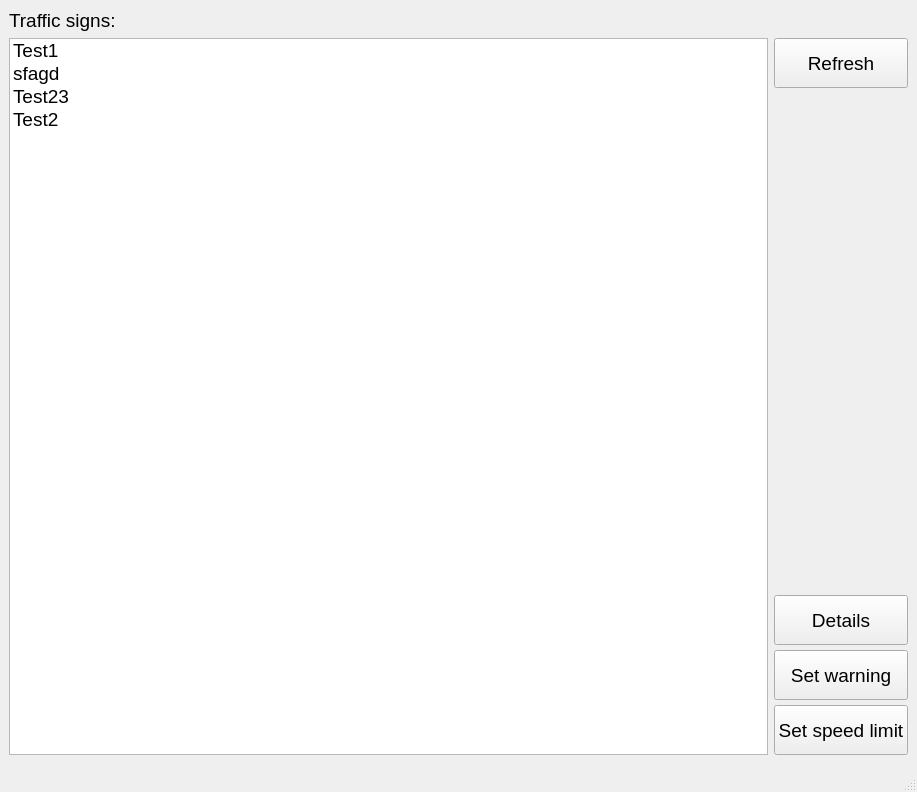
<?xml version="1.0" encoding="UTF-8"?>
<ui version="4.0">
 <class>MainWindow</class>
 <widget class="QMainWindow" name="MainWindow">
  <property name="geometry">
   <rect>
    <x>0</x>
    <y>0</y>
    <width>917</width>
    <height>792</height>
   </rect>
  </property>
  <property name="sizePolicy">
   <sizepolicy hsizetype="Preferred" vsizetype="Preferred">
    <horstretch>0</horstretch>
    <verstretch>0</verstretch>
   </sizepolicy>
  </property>
  <property name="font">
   <font>
    <family>Arial</family>
    <pointsize>14</pointsize>
   </font>
  </property>
  <property name="tabletTracking">
   <bool>false</bool>
  </property>
  <property name="windowTitle">
   <string>Traffic Sign Control Application - Main page</string>
  </property>
  <widget class="QWidget" name="centralwidget">
   <layout class="QGridLayout" name="gridLayout">
    <item row="6" column="1" colspan="2">
     <layout class="QVBoxLayout" name="verticalLayout" stretch="0,0,0,0,0">
      <property name="spacing">
       <number>5</number>
      </property>
      <property name="sizeConstraint">
       <enum>QLayout::SetMinimumSize</enum>
      </property>
      <property name="leftMargin">
       <number>0</number>
      </property>
      <property name="topMargin">
       <number>0</number>
      </property>
      <property name="rightMargin">
       <number>0</number>
      </property>
      <item>
       <widget class="QPushButton" name="RefreshButton">
        <property name="sizePolicy">
         <sizepolicy hsizetype="Expanding" vsizetype="Fixed">
          <horstretch>0</horstretch>
          <verstretch>0</verstretch>
         </sizepolicy>
        </property>
        <property name="minimumSize">
         <size>
          <width>0</width>
          <height>50</height>
         </size>
        </property>
        <property name="text">
         <string>Refresh</string>
        </property>
       </widget>
      </item>
      <item>
       <spacer name="verticalSpacer">
        <property name="orientation">
         <enum>Qt::Vertical</enum>
        </property>
        <property name="sizeHint" stdset="0">
         <size>
          <width>20</width>
          <height>40</height>
         </size>
        </property>
       </spacer>
      </item>
      <item>
       <widget class="QPushButton" name="DetailsButton">
        <property name="sizePolicy">
         <sizepolicy hsizetype="Expanding" vsizetype="Fixed">
          <horstretch>0</horstretch>
          <verstretch>0</verstretch>
         </sizepolicy>
        </property>
        <property name="minimumSize">
         <size>
          <width>0</width>
          <height>50</height>
         </size>
        </property>
        <property name="text">
         <string>Details</string>
        </property>
       </widget>
      </item>
      <item>
       <widget class="QPushButton" name="SetWarningButton">
        <property name="sizePolicy">
         <sizepolicy hsizetype="Expanding" vsizetype="Fixed">
          <horstretch>0</horstretch>
          <verstretch>0</verstretch>
         </sizepolicy>
        </property>
        <property name="minimumSize">
         <size>
          <width>0</width>
          <height>50</height>
         </size>
        </property>
        <property name="text">
         <string>Set warning</string>
        </property>
       </widget>
      </item>
      <item>
       <widget class="QPushButton" name="SetSpeedLimitButton">
        <property name="sizePolicy">
         <sizepolicy hsizetype="Expanding" vsizetype="Fixed">
          <horstretch>0</horstretch>
          <verstretch>0</verstretch>
         </sizepolicy>
        </property>
        <property name="minimumSize">
         <size>
          <width>0</width>
          <height>50</height>
         </size>
        </property>
        <property name="text">
         <string>Set speed limit</string>
        </property>
       </widget>
      </item>
     </layout>
    </item>
    <item row="0" column="0" colspan="2">
     <widget class="QLabel" name="label">
      <property name="font">
       <font>
        <family>Arial</family>
        <pointsize>14</pointsize>
       </font>
      </property>
      <property name="text">
       <string>Traffic signs:</string>
      </property>
     </widget>
    </item>
    <item row="6" column="0">
     <widget class="QListWidget" name="DeviceList">
      <property name="sizePolicy">
       <sizepolicy hsizetype="Expanding" vsizetype="Expanding">
        <horstretch>2</horstretch>
        <verstretch>0</verstretch>
       </sizepolicy>
      </property>
      <property name="font">
       <font>
        <family>Arial</family>
        <pointsize>14</pointsize>
       </font>
      </property>
      <item>
       <property name="text">
        <string>Test1</string>
       </property>
      </item>
      <item>
       <property name="text">
        <string>sfagd</string>
       </property>
      </item>
      <item>
       <property name="text">
        <string>Test23</string>
       </property>
      </item>
      <item>
       <property name="text">
        <string>Test2</string>
       </property>
      </item>
     </widget>
    </item>
   </layout>
  </widget>
  <widget class="QMenuBar" name="menubar">
   <property name="geometry">
    <rect>
     <x>0</x>
     <y>0</y>
     <width>917</width>
     <height>21</height>
    </rect>
   </property>
  </widget>
  <widget class="QStatusBar" name="statusbar"/>
 </widget>
 <resources/>
 <connections/>
</ui>
